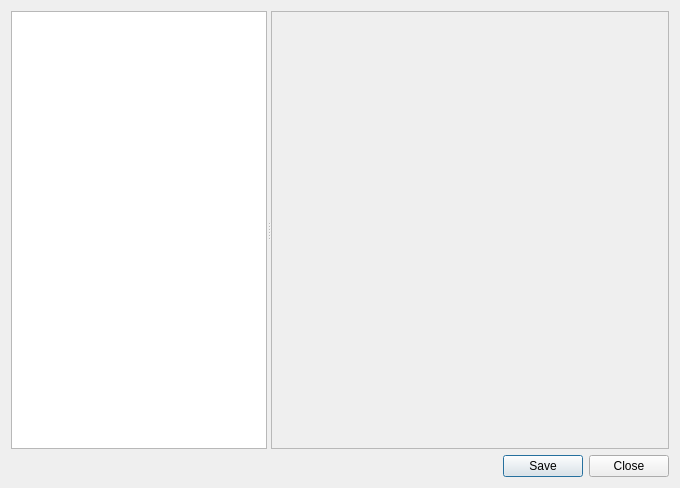
<?xml version="1.0" encoding="UTF-8"?>
<ui version="4.0">
 <class>ScreenShotCropperWindow</class>
 <widget class="QMainWindow" name="ScreenShotCropperWindow">
  <property name="geometry">
   <rect>
    <x>0</x>
    <y>0</y>
    <width>680</width>
    <height>488</height>
   </rect>
  </property>
  <property name="windowTitle">
   <string>ScreenShotCropperWindow</string>
  </property>
  <widget class="QWidget" name="centralWidget">
   <layout class="QGridLayout" name="gridLayout">
    <item row="0" column="0">
     <widget class="QSplitter" name="splitter">
      <property name="orientation">
       <enum>Qt::Horizontal</enum>
      </property>
      <widget class="QListWidget" name="m_filenamesList">
       <property name="sizePolicy">
        <sizepolicy hsizetype="Maximum" vsizetype="Expanding">
         <horstretch>0</horstretch>
         <verstretch>0</verstretch>
        </sizepolicy>
       </property>
      </widget>
      <widget class="QScrollArea" name="scrollArea">
       <property name="sizePolicy">
        <sizepolicy hsizetype="Expanding" vsizetype="Expanding">
         <horstretch>1</horstretch>
         <verstretch>0</verstretch>
        </sizepolicy>
       </property>
       <property name="widgetResizable">
        <bool>true</bool>
       </property>
       <widget class="QWidget" name="scrollAreaWidgetContents">
        <property name="geometry">
         <rect>
          <x>0</x>
          <y>0</y>
          <width>398</width>
          <height>435</height>
         </rect>
        </property>
        <layout class="QHBoxLayout">
         <property name="spacing">
          <number>0</number>
         </property>
         <property name="margin">
          <number>0</number>
         </property>
         <item>
          <widget class="CropImageView" name="m_cropImageView" native="true"/>
         </item>
        </layout>
       </widget>
      </widget>
     </widget>
    </item>
    <item row="1" column="0">
     <widget class="QDialogButtonBox" name="m_buttonBox">
      <property name="standardButtons">
       <set>QDialogButtonBox::Close|QDialogButtonBox::Save</set>
      </property>
     </widget>
    </item>
   </layout>
  </widget>
 </widget>
 <layoutdefault spacing="6" margin="11"/>
 <customwidgets>
  <customwidget>
   <class>CropImageView</class>
   <extends>QWidget</extends>
   <header>cropimageview.h</header>
   <container>1</container>
  </customwidget>
 </customwidgets>
 <resources/>
 <connections/>
</ui>
